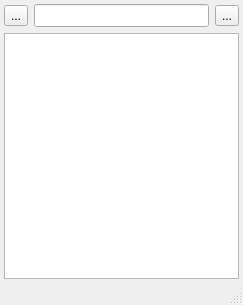
<?xml version="1.0" encoding="UTF-8"?>
<ui version="4.0">
 <class>nPython</class>
 <widget class="QMainWindow" name="nPython">
  <property name="geometry">
   <rect>
    <x>0</x>
    <y>0</y>
    <width>243</width>
    <height>305</height>
   </rect>
  </property>
  <property name="windowTitle">
   <string>MainWindow</string>
  </property>
  <property name="unifiedTitleAndToolBarOnMac">
   <bool>true</bool>
  </property>
  <widget class="QWidget" name="centralwidget">
   <layout class="QGridLayout" name="gridLayout" rowstretch="0,0">
    <property name="margin">
     <number>4</number>
    </property>
    <item row="1" column="0" colspan="3">
     <widget class="QPlainTextEdit" name="plainTextEdit">
      <property name="font">
       <font>
        <pointsize>10</pointsize>
       </font>
      </property>
      <property name="plainText">
       <string/>
      </property>
      <property name="neutrinoSave" stdset="0">
       <bool>true</bool>
      </property>
     </widget>
    </item>
    <item row="0" column="0">
     <widget class="QToolButton" name="loadScript">
      <property name="toolTip">
       <string>Load script</string>
      </property>
      <property name="text">
       <string>...</string>
      </property>
      <property name="icon">
       <iconset resource="../resources/neutrino.qrc">
        <normaloff>:/loadPref</normaloff>:/loadPref</iconset>
      </property>
      <property name="iconSize">
       <size>
        <width>20</width>
        <height>20</height>
       </size>
      </property>
     </widget>
    </item>
    <item row="0" column="2">
     <widget class="QToolButton" name="runScript">
      <property name="toolTip">
       <string>Run script</string>
      </property>
      <property name="text">
       <string>...</string>
      </property>
      <property name="icon">
       <iconset resource="../resources/neutrino.qrc">
        <normaloff>:/gearPy</normaloff>:/gearPy</iconset>
      </property>
      <property name="iconSize">
       <size>
        <width>20</width>
        <height>20</height>
       </size>
      </property>
     </widget>
    </item>
    <item row="0" column="1">
     <widget class="QLineEdit" name="scriptFile">
      <property name="font">
       <font>
        <pointsize>10</pointsize>
       </font>
      </property>
      <property name="toolTip">
       <string>Script filename</string>
      </property>
      <property name="readOnly">
       <bool>true</bool>
      </property>
      <property name="neutrinoSave" stdset="0">
       <bool>true</bool>
      </property>
     </widget>
    </item>
   </layout>
  </widget>
  <widget class="QStatusBar" name="statusbar">
   <property name="font">
    <font>
     <pointsize>10</pointsize>
    </font>
   </property>
  </widget>
 </widget>
 <resources>
  <include location="../resources/neutrino.qrc"/>
 </resources>
 <connections/>
</ui>
